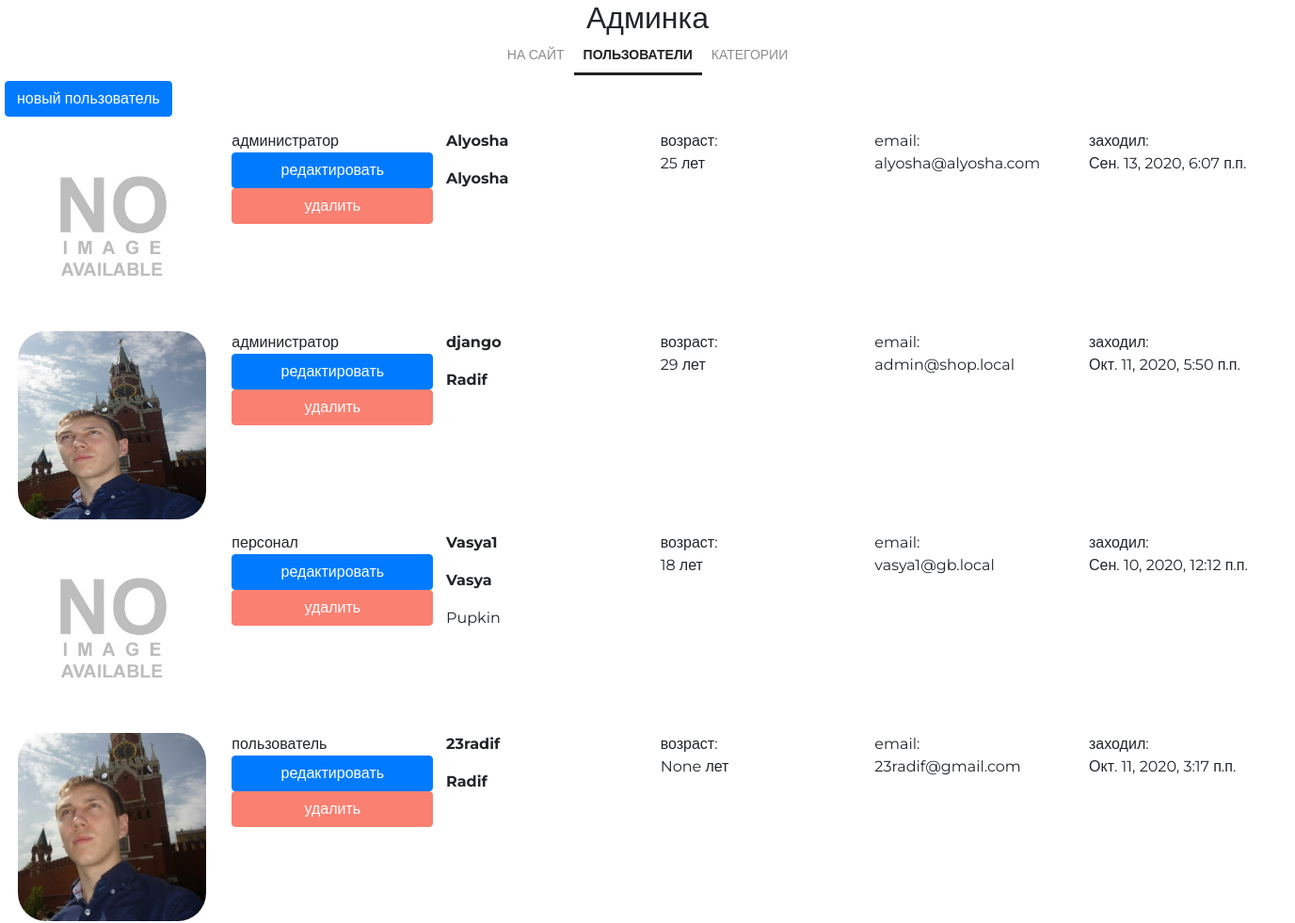
The page /my/admin/ (signed in, upper part) on the database as committed earlier.
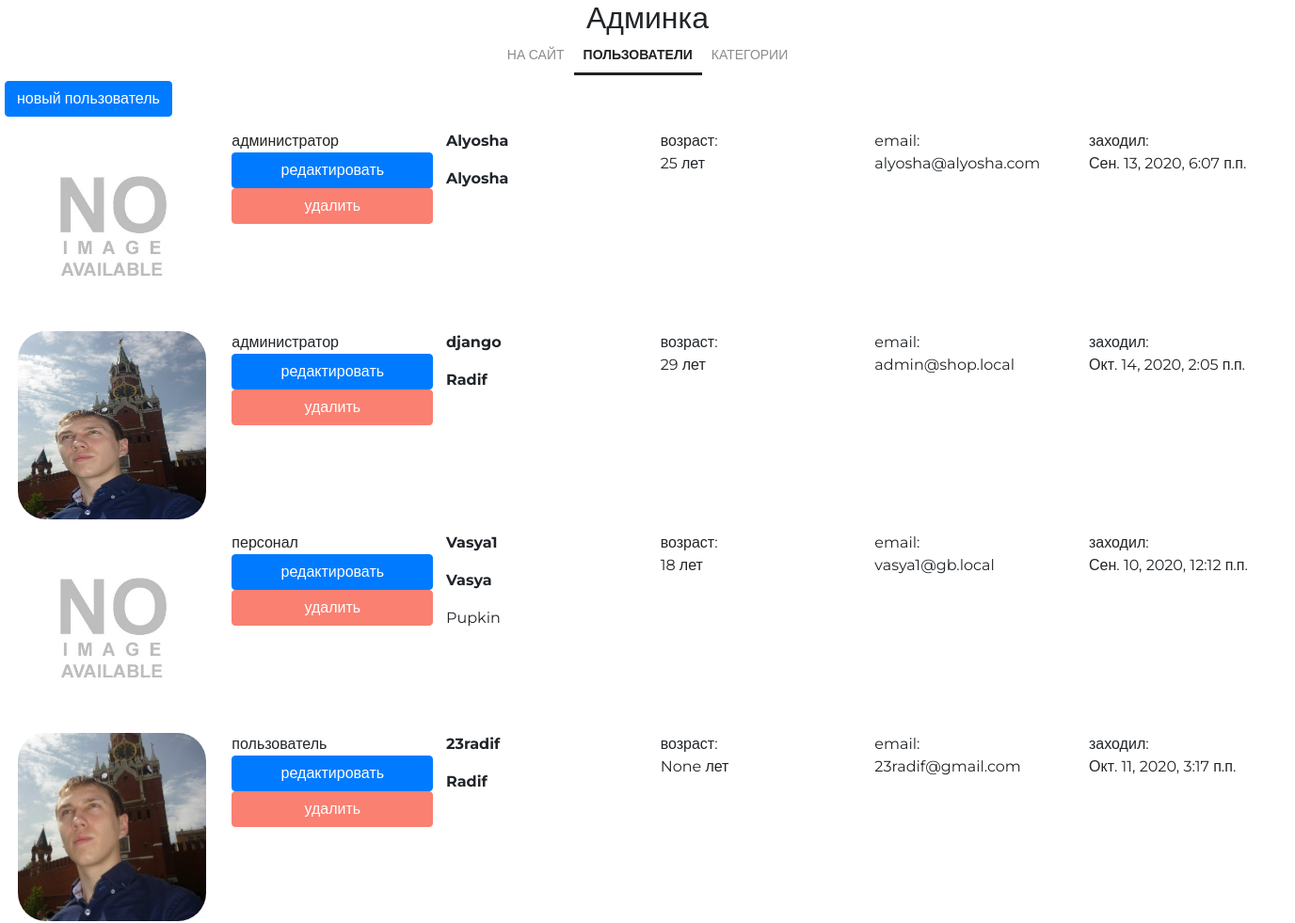
The same page on the database as committed later.
### authapp/models.py (models this page shows, shortened)
class ShopUser(AbstractUser):
    email = models.EmailField(verbose_name='электронный адрес', unique=True)
    age = models.PositiveIntegerField(verbose_name='возраст', null=True)
    avatar = models.ImageField(upload_to=USERS_AVATARS, blank=True)
    activation_key = models.CharField(max_length=128, blank=True)
    activation_key_expires = models.DateTimeField(
        default=get_activation_key_expires
    )
    class Meta:
        verbose_name = 'Пользователь'
        verbose_name_plural = 'Пользователи'
        ordering = ['-is_active', '-is_superuser', '-is_staff', 'username']

### adminapp/views.py (the view)
# urls.py: path('', adminapp.UsersList.as_view(), name='index'),
class UsersList(OnlySuperUserMixin, PageTitleMixin, ListView):
    model = get_user_model()
    page_title = 'админка/пользователи'

### adminapp/views.py (called while the page is built)
    @method_decorator(user_passes_test(lambda x: x.is_superuser))
    def dispatch(self, request, *args, **kwargs):
        return super().dispatch(request, *args, **kwargs)

    def get_context_data(self, *, object_list=None, **kwargs):
        data = super().get_context_data(object_list=None, **kwargs)
        if hasattr(self, 'page_title'):
            data['page_title'] = self.page_title
        return data

### mainapp/context_processors.py (called while the page is built)
def get_categories(request):
    if settings.LOW_CACHE:
        key = 'links_menu'
        links_menu = cache.get(key)
        if links_menu is None:
            links_menu = ProductCategory.objects.filter(is_active=True)
            cache.set(key, links_menu)
    else:
        links_menu = ProductCategory.objects.filter(is_active=True)
    return {
        'categories': links_menu
    }

### mainapp/templatetags/my_tags.py (called while the page is built)
@register.filter(name='media_folder_users')  # регистрация фильтра через декоратор
def media_folder_users(string):
    if not string:
        string = 'users_avatars/default.jpg'
    return f'{settings.MEDIA_URL}{string}'

### adminapp/templates/authapp/shopuser_list.html (shortened to what this page needs)
{% extends 'adminapp/base.html' %}
{% load static %}
{% load my_tags %}
{% block container %}
    <div class="users-list">
        <a href="{% url 'my_admin:user_create' %}" class="btn btn-primary new-user">
            новый пользователь
        </a>
        {% for shop_user in object_list %}
            <div class="user-record
                ">
                <div>
                    <img src="{{ shop_user.avatar|media_folder_users }}"
                     alt="{{ shop_user.username }}">
                </div>
                <div class="user-role">
                    {% if shop_user.is_superuser %}
                        администратор
                    {% elif shop_user.is_staff %}
                        персонал
                    {% else %}
                        пользователь
                    {% endif %}
                    <a href="{% url 'my_admin:user_update' pk=shop_user.pk %}"
                       class="btn btn-primary">
                        редактировать
                    </a>
                    {% if shop_user.is_active %}
                        <a href="{% url 'my_admin:user_delete' pk=shop_user.pk %}"
                           class="btn btn-primary">
                            удалить
                        </a>
                    {% endif %}
                </div>
                <div class="user-name">
                    <p><strong>{{ shop_user.username }}</strong></p>
                    <p>
                        {% if shop_user.first_name %}
                            <b>{{ shop_user.first_name|title }}</b>
                            {% if shop_user.last_name %}
                                <p>{{ shop_user.last_name|title }}</p>
                            {% endif %}
                        {% endif %}
                    </p>
                </div>
                <div class="user-age">
                    возраст:<br>
                    {{ shop_user.age }} лет
                </div>
                <div class="user-email">
                    email:<br>
                    {{ shop_user.email }}
                </div>
                <div class="user-lastlogin">
                    заходил:<br>
                    {{ shop_user.last_login }}
                </div>
            </div>
        {% endfor %}
    </div>
{% endblock %}

Rows that differ between the two databases and show on the page:
changed ShopUser "django": last_login "Окт. 11, 2020, 5:50 п.п." → "Окт. 14, 2020, 2:05 п.п."
